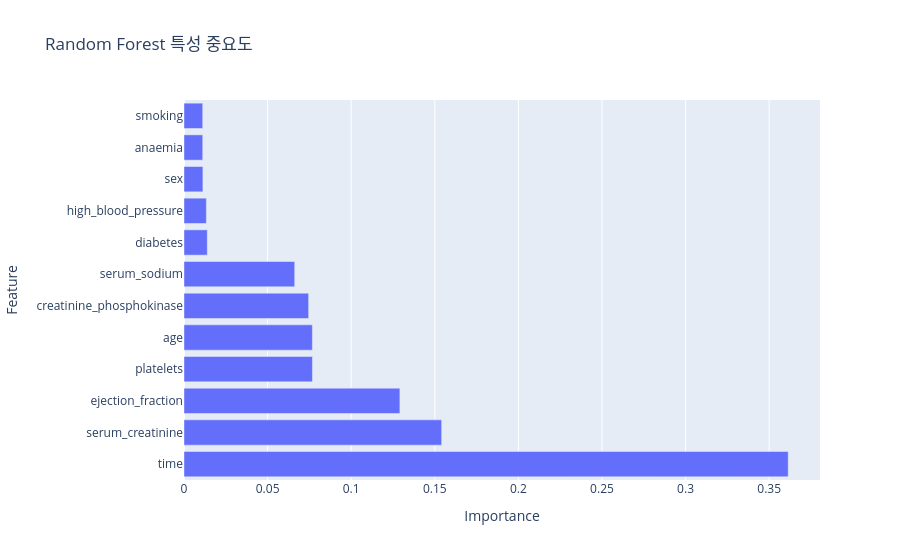

Write notebook code for a chart like this one.
### Markdown cell above
#### 💡 특성 중요도 시각화

### Code cell
# 파이프라인에서 모델만 추출
rf_model = rf_pipeline.named_steps['rf_clf']
feature_importances = pd.Series(rf_model.feature_importances_, index=X_train.columns).sort_values(ascending=False)

# 시각화
fig = px.bar(x=feature_importances.values,
             y=feature_importances.index,
             orientation='h',
             title='Random Forest 특성 중요도',
             labels={'x': 'Importance', 'y': 'Feature'})
fig.show()

### Figure 1 — Plotly figure (JSON) as saved in the notebook; plotly's stock layout.template omitted (floating-point values rounded to 4 significant figures)
{"data": [{"alignmentgroup": "True", "hovertemplate": "Importance=%{x}<br>Feature=%{y}<extra></extra>", "legendgroup": "", "marker": {"color": "#636efa", "pattern": {"shape": ""}}, "name": "", "offsetgroup": "", "orientation": "h", "showlegend": false, "textposition": "auto", "type": "bar", "x": [0.3614, 0.1541, 0.1291, 0.07682, 0.07678, 0.07455, 0.06621, 0.01393, 0.01337, 0.01131, 0.0112, 0.0112], "xaxis": "x", "y": ["time", "serum_creatinine", "ejection_fraction", "platelets", "age", "creatinine_phosphokinase", "serum_sodium", "diabetes", "high_blood_pressure", "sex", "anaemia", "smoking"], "yaxis": "y"}], "layout": {"barmode": "relative", "legend": {"tracegroupgap": 0}, "title": {"text": "Random Forest 특성 중요도"}, "xaxis": {"anchor": "y", "domain": [0, 1], "title": {"text": "Importance"}}, "yaxis": {"anchor": "x", "domain": [0, 1], "title": {"text": "Feature"}}}}
